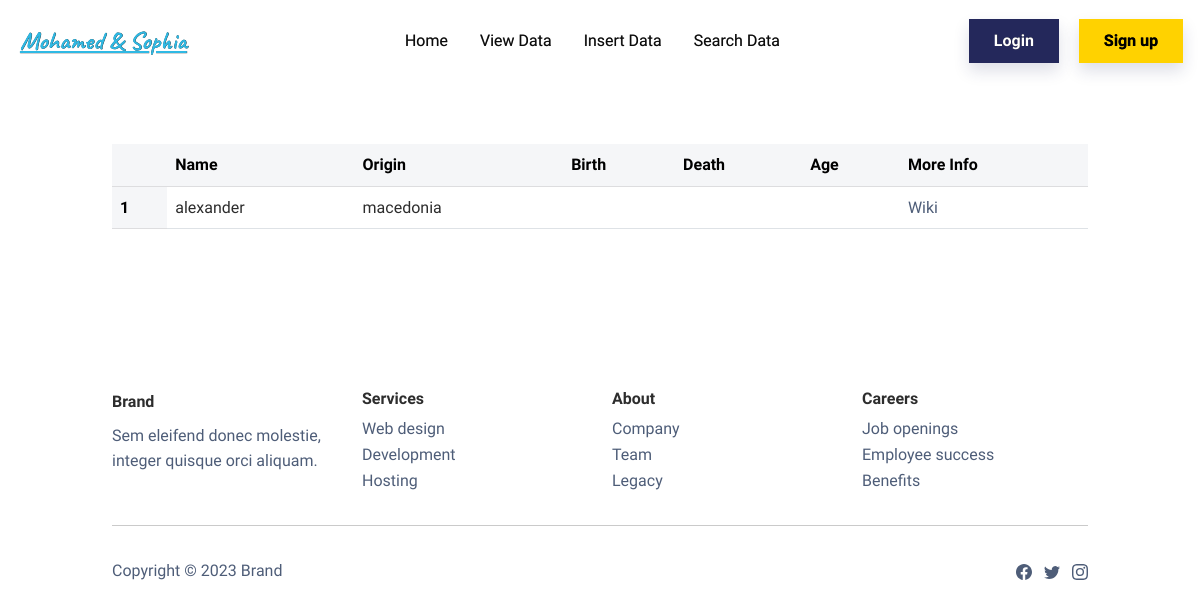
/data, run on an earlier commit of the app's database.
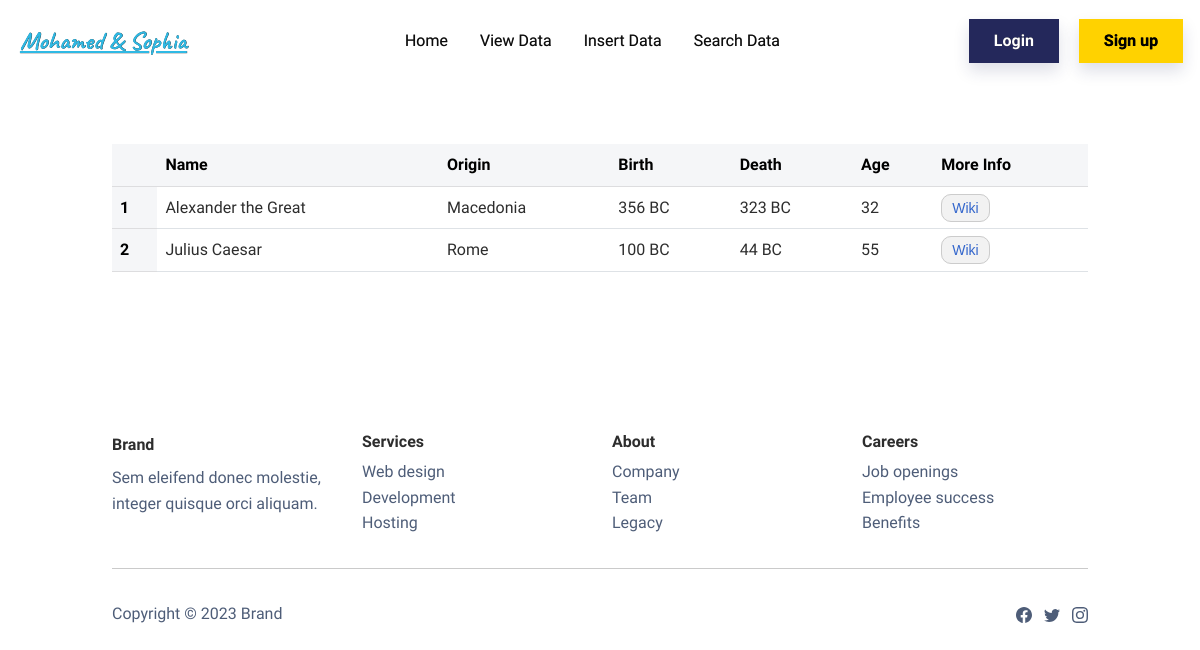
And on a later commit of the database.
### MSapp/models.py (models this page shows, shortened)
class Great(db.Model):
    id = db.Column(db.Integer, primary_key=True)
    name = db.Column(db.String(80), unique=True, nullable=False)
    origin = db.Column(db.String(80), unique=False, nullable=True)
    birth = db.Column(db.String(80), unique=False, nullable=True)
    death = db.Column(db.String(80), unique=False, nullable=True)
    age = db.Column(db.Integer, unique=False, nullable=True)
    url = db.Column(db.String(200), unique=False, nullable=True)

### MSapp/routes.py (the view)
@app.route('/data')
def viewData(): # this function will show the data from the database
    greats = Great.query.all()
    return render_template('viewData.html', greats=greats)

### MSapp/routes.py (called while the page is built)
@app.context_processor
def inject_now():
    form = SearchForm()
    return dict(form=form)

### MSapp/templates/viewData.html (shortened to what this page needs)
{% extends 'base.html' %}
{% block content %}
    <section class="py-5 mt-5">
        <div class="container py-4 py-xl-5">
            <table class="table">
                <thead class="table-light">
                <tr>
                    <th scope="col"></th>
                    <th scope="col">Name</th>
                    <th scope="col">Origin</th>
                    <th scope="col">Birth</th>
                    <th scope="col">Death</th>
                    <th scope="col">Age</th>
                    <th scope="col">More Info</th>
                </tr>
                </thead>
            <tbody>
                {% for great in greats %}
                <tr>
                    <th scope="row" class="table-light">{{ loop.index }}</th>
                    <td>{{ great.name }}</td>
                    <td>{{ great.origin }}</td>
                    <td>{{ great.birth }}</td>
                    <td>{{ great.death }}</td>
                    <td>{{ great.age }}</td>
                    <td><a href={{ great.url }} class="more-info-link">Wiki</a></td>
                </tr>
                {% endfor %}
            </tbody>
            </table>
        </div>
    </section>
{% endblock %}

### MSapp/templates/base.html (shortened to what this page needs)
<!DOCTYPE html>
<html lang="en">
<head>
    <link href="{{ url_for('static', filename='bootstrap/css/bootstrap.min.css') }}" rel="stylesheet">
    <link href="{{ url_for('static', filename='css/mystyles.css') }}" rel="stylesheet">
    <link rel="stylesheet" href="https://cdnjs.cloudflare.com/ajax/libs/font-awesome/5.15.3/css/all.min.css">
</head>
<body>
    <nav class="navbar navbar-light navbar-expand-md fixed-top navbar-shrink py-3" id="mainNav" style="height: 80px;text-shadow: 0.2px 0.2px var(--bs-navbar-active-color);display: inline;overflow: visible;transform: translate(-5px);">
        <div class="container-fluid">
            <a class="navbar-brand d-flex align-items-center" href="{{ url_for('home') }}">
                <span style="width: 192.75px;color: rgb(47,185,228);font-size: 25px;font-family: caveat;text-decoration: underline;text-align: center;">
                    Mohamed &amp; Sophia
                </span>
            </a>
            <div class="collapse navbar-collapse" id="navcol-1">
                <ul class="navbar-nav mx-auto" style="margin-right: 100px;">
                    <li class="nav-item"><a class="nav-link" href="{{ url_for('home') }}">Home</a></li>
                    <li class="nav-item"><a class="nav-link" href="{{ url_for('viewData') }}">View Data</a></li>
                    <li class="nav-item"><a class="nav-link" href="{{ url_for('insertData') }}">Insert Data</a></li>
                    <li class="nav-item"><a class="nav-link" href="{{ url_for('searchData') }}">Search Data</a></li>
                </ul>
                    {% if current_user.is_authenticated %}
                            <a><span style="width: 192.75px;color: rgb(35,66,75);font-size: 18px; text-align: center;">
                                Welcome, {{ current_user.username }}!
                            </span></a>
                        <a class="btn btn-primary shadow" style="margin-left: 10px;" role="button" href="{{ url_for('logout') }}">Logout</a>
                    {% else %}
                        <a class="btn btn-primary shadow" style="margin-right: 20px;" role="button" href="{{ url_for('login') }}">Login</a>
                        <a class="btn btn-secondary shadow" role="button" href="{{ url_for('signup') }}">Sign up</a>
                    {% endif %}
            </div>
        </div>
    </nav>
    {% block content %}
    {% endblock %}
    <footer>
        <div class="container py-4 py-lg-5">
            <div class="row row-cols-2 row-cols-md-4">
                <div class="col-12 col-md-3">
                    <div class="fw-bold d-flex align-items-center mb-2"><span>Brand</span></div>
                    <p class="text-muted">Sem eleifend donec molestie, integer quisque orci aliquam.</p>
                </div>
                <div class="col-sm-4 col-md-3 text-lg-start d-flex flex-column">
                    <h3 class="fs-6 fw-bold">Services</h3>
                    <ul class="list-unstyled">
                        <li><a href="#">Web design</a></li>
                        <li><a href="#">Development</a></li>
                        <li><a href="#">Hosting</a></li>
                    </ul>
                </div>
                <div class="col-sm-4 col-md-3 text-lg-start d-flex flex-column">
                    <h3 class="fs-6 fw-bold">About</h3>
                    <ul class="list-unstyled">
                        <li><a href="#">Company</a></li>
                        <li><a href="#">Team</a></li>
                        <li><a href="#">Legacy</a></li>
                    </ul>
                </div>
                <div class="col-sm-4 col-md-3 text-lg-start d-flex flex-column">
                    <h3 class="fs-6 fw-bold">Careers</h3>
                    <ul class="list-unstyled">
                        <li><a href="#">Job openings</a></li>
                        <li><a href="#">Employee success</a></li>
                        <li><a href="#">Benefits</a></li>
                    </ul>
                </div>
            </div>
            <hr>
            <div class="text-muted d-flex justify-content-between align-items-center pt-3">
                <p class="mb-0">Copyright © 2023 Brand</p>
                <ul class="list-inline mb-0">
                    <li class="list-inline-item"></li>
                    <li class="list-inline-item"></li>
                    <li class="list-inline-item"></li>
                </ul>
            </div>
        </div>
    </footer>
</body>
</html>

### MSapp/static/css/mystyles.css (style rules this page uses)
.more-info-link { font-family: Arial, sans-serif; font-size: 14px; color: #3366cc; text-decoration: none; padding: 5px 10px; background-color: #f2f2f2; border: 1px solid #ccc; border-radius: 10px; transition: background-color 0.3s ease; }

What changed in the data, as far as the page shows it:
changed Great: name "alexander" → "Alexander the Great"; origin "macedonia" → "Macedonia"; birth (not shown) → "356 BC"; death (not shown) → "323 BC"; age (not shown) → "32"; url empty → "https://en.wikipedia.org/wiki/Alexander_the_Great" (drawn)
added Great: name "Julius Caesar", origin "Rome", birth "100 BC", death "44 BC", age "55"
